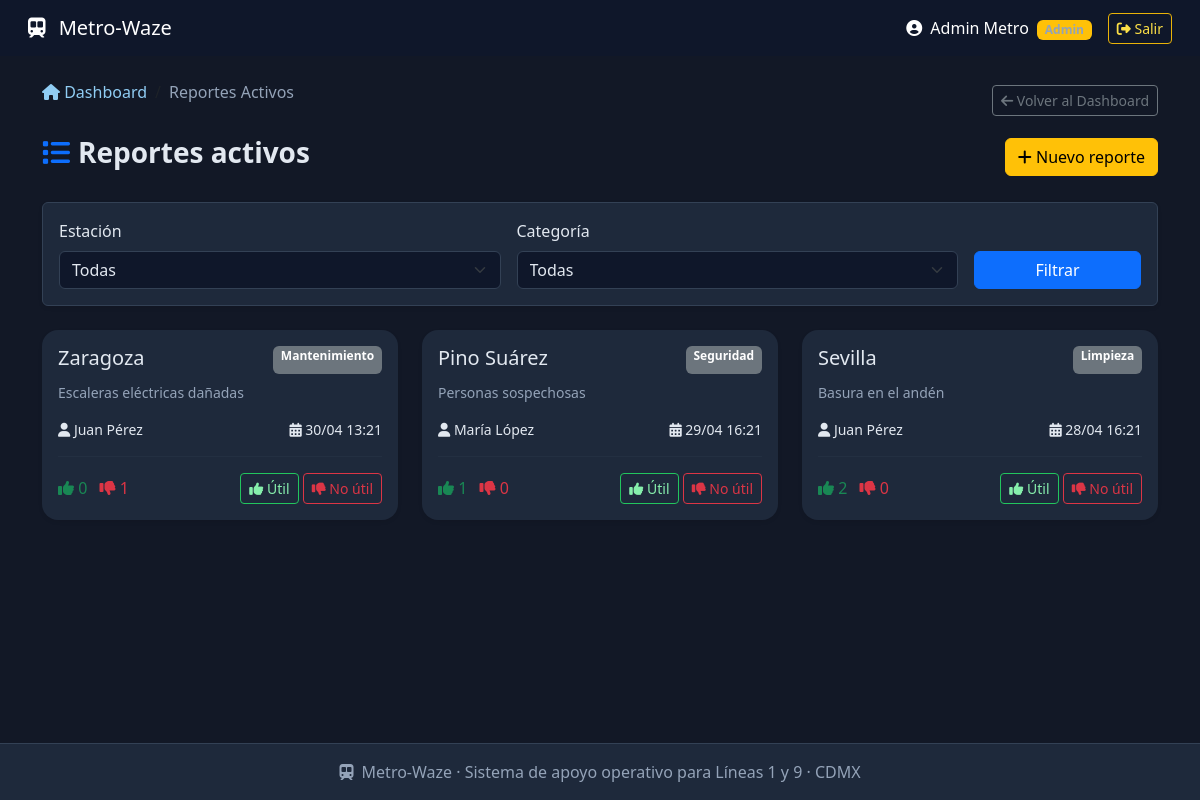
The page /ver_reportes.php (signed in) on the database its author committed.
### tables this page shows
CREATE TABLE reporte (
    id_reporte INT PRIMARY KEY AUTO_INCREMENT NOT NULL,
    id_usuario INT NOT NULL,
    id_estacion INT NOT NULL,
    categoria VARCHAR(50) NOT NULL,
    descripcion VARCHAR(150) NOT NULL,
    fecha_hora DATETIME NOT NULL,
    activo BOOLEAN NOT NULL DEFAULT TRUE,
    FOREIGN KEY (id_usuario) REFERENCES usuario(id_usuario) ON DELETE CASCADE,
    FOREIGN KEY (id_estacion) REFERENCES estacion(id_estacion) ON DELETE CASCADE
);

CREATE TABLE estacion (
    id_estacion INT PRIMARY KEY AUTO_INCREMENT NOT NULL,
    nombre VARCHAR(100) NOT NULL,
    id_linea INT NOT NULL,
    tiempo_espera_segundos INT NOT NULL DEFAULT 180,
    FOREIGN KEY (id_linea) REFERENCES linea(id_linea) ON DELETE CASCADE ON UPDATE CASCADE
);

CREATE TABLE usuario (
    id_usuario INT PRIMARY KEY AUTO_INCREMENT NOT NULL,
    nombre VARCHAR(100) NOT NULL,
    email VARCHAR(100) NOT NULL UNIQUE,
    password VARCHAR(100) NOT NULL,
    puntos_reputacion INT NOT NULL DEFAULT 0,
    es_admin BOOLEAN NOT NULL DEFAULT FALSE
);

### ver_reportes.php (the view, shortened to what this page needs)
<?php
require_once 'header.php';
require_once 'conexion.php';
$sql = "SELECT r.*, u.nombre as usuario, e.nombre as estacion,
               (SELECT COUNT(*) FROM validacion WHERE id_reporte = r.id_reporte AND estado = 1) as votos_pos,
               (SELECT COUNT(*) FROM validacion WHERE id_reporte = r.id_reporte AND estado = 0) as votos_neg
        FROM reporte r
        JOIN usuario u ON r.id_usuario = u.id_usuario
        JOIN estacion e ON r.id_estacion = e.id_estacion
        WHERE r.activo = 1";
$params = [];
$sql .= " ORDER BY r.fecha_hora DESC";
$stmt = $pdo->prepare($sql);
$stmt->execute($params);
$reportes = $stmt->fetchAll();
?>
<div class="d-flex justify-content-between align-items-center mb-4">
    <h3 class="fw-semibold"><i class="fas fa-list me-2 text-primary"></i>Reportes activos</h3>
    <a href="nuevo_reporte.php" class="btn btn-warning"><i class="fas fa-plus"></i> Nuevo reporte</a>
</div>
<div class="card shadow-sm mb-4">
    <div class="card-body">
        <form method="GET" class="row g-3">
            <div class="col-md-5">
                <label class="form-label">Estación</label>
                <select name="estacion" class="form-select">
                    <option value="">Todas</option>
                </select>
            </div>
            <div class="col-md-5">
                <label class="form-label">Categoría</label>
                <select name="categoria" class="form-select">
                    <option value="">Todas</option>
                </select>
            </div>
            <div class="col-md-2 d-flex align-items-end">
                <button type="submit" class="btn btn-primary w-100">Filtrar</button>
            </div>
        </form>
    </div>
</div>
<?php if (count($reportes) === 0): ?>
    <div class="alert alert-secondary">No hay reportes activos con los filtros seleccionados.</div>
<?php else: ?>
    <div class="row g-4">
        <?php foreach ($reportes as $rep): ?>
            <div class="col-md-6 col-lg-4">
                <div class="card-dashboard p-3 shadow-sm h-100">
                    <div class="d-flex justify-content-between">
                        <h5 class="mb-1"><?= htmlspecialchars($rep['estacion']) ?></h5>
                        <span class="badge bg-secondary"><?= htmlspecialchars($rep['categoria']) ?></span>
                    </div>
                    <p class="small text-muted mt-2"><?= nl2br(htmlspecialchars($rep['descripcion'])) ?></p>
                    <div class="d-flex justify-content-between align-items-center mt-2">
                        <small><i class="fas fa-user"></i> <?= htmlspecialchars($rep['usuario']) ?></small>
                        <small><i class="fas fa-calendar-alt"></i> <?= date('d/m H:i', strtotime($rep['fecha_hora'])) ?></small>
                    </div>
                    <hr>
                    <div class="d-flex justify-content-between align-items-center">
                        <div>
                            <span class="text-success"><i class="fas fa-thumbs-up"></i> <?= $rep['votos_pos'] ?></span>
                            <span class="text-danger ms-2"><i class="fas fa-thumbs-down"></i> <?= $rep['votos_neg'] ?></span>
                        </div>
                        <form method="POST" class="d-inline">
                            <button type="submit" name="votar" value="1" class="btn btn-sm btn-outline-success" onclick="return confirm('¿Consideras útil este reporte?')"><i class="fas fa-thumbs-up"></i> Útil</button>
                            <button type="submit" name="votar" value="0" class="btn btn-sm btn-outline-danger" onclick="return confirm('¿Consideras que este reporte no es útil?')"><i class="fas fa-thumbs-down"></i> No útil</button>
                        </form>
                    </div>
                </div>
            </div>
        <?php endforeach; ?>
    </div>
<?php endif; ?>
<?php require_once 'footer.php'; ?>

### header.php (style rules this page uses)
body { background: #121826; color: #e2e8f0; display: flex; flex-direction: column; min-height: 100vh; font-family: 'Segoe UI', system-ui; }
.card-dashboard, .card, .card-header, .modal-content { background: #1e293b; color: #e2e8f0; border-color: #334155; }
.card-dashboard { border: none; border-radius: 1rem; transition: 0.2s; box-shadow: 0 4px 12px rgba(0,0,0,0.3); }
.card-dashboard .text-muted, .text-muted { color: #94a3b8 !important; }
.card-dashboard hr, .modal-content hr { border-color: #334155; }
h1, h2, h3, h4, h5, h6, p, span, div:not(.modal-content):not(.card-dashboard) { color: #e2e8f0; }
.text-dark, .text-muted { color: #94a3b8 !important; }
.btn-outline-success { color: #86efac; border-color: #22c55e; }
.form-control, .form-select, .input-group-text { background-color: #0f172a; border-color: #334155; color: #e2e8f0; }

### rows shown on the page
reporte: id_estacion.nombre "Zaragoza", categoria "Mantenimiento", descripcion "Escaleras eléctricas dañadas", id_usuario.nombre "Juan Pérez", fecha_hora "30/04 13:21", votos_pos "0", votos_neg "1"
reporte: id_estacion.nombre "Pino Suárez", categoria "Seguridad", descripcion "Personas sospechosas", id_usuario.nombre "María López", fecha_hora "29/04 16:21", votos_pos "1", votos_neg "0"
reporte: id_estacion.nombre "Sevilla", categoria "Limpieza", descripcion "Basura en el andén", id_usuario.nombre "Juan Pérez", fecha_hora "28/04 16:21", votos_pos "2", votos_neg "0"

### other values the page prints
$usuario_nombre "Admin Metro"
$page_title "Reportes Activos"
